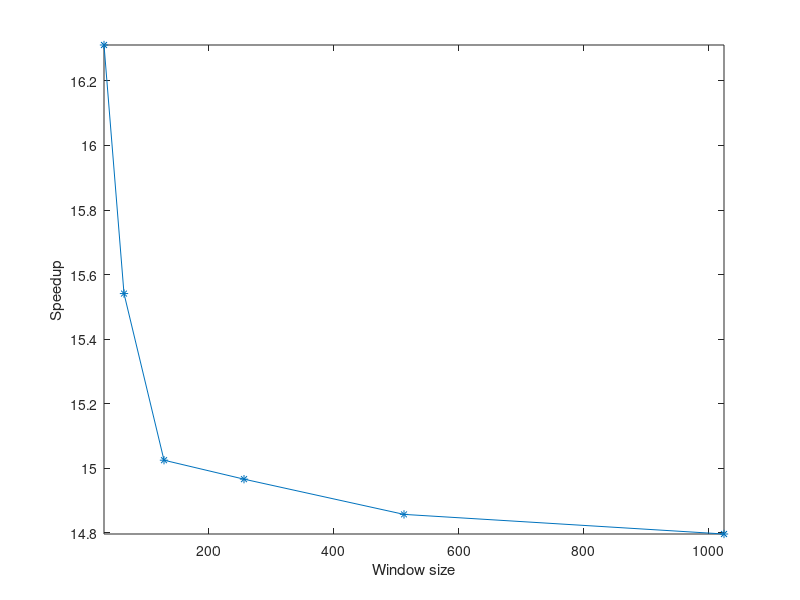
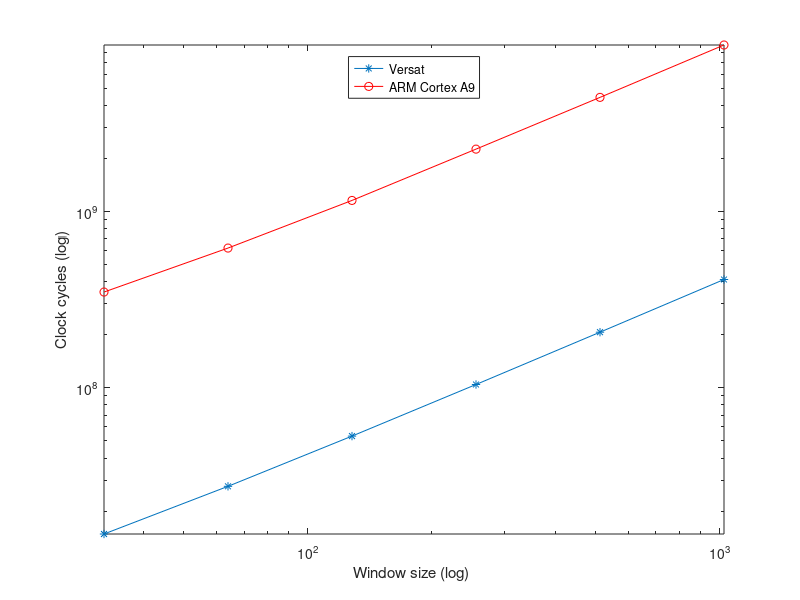
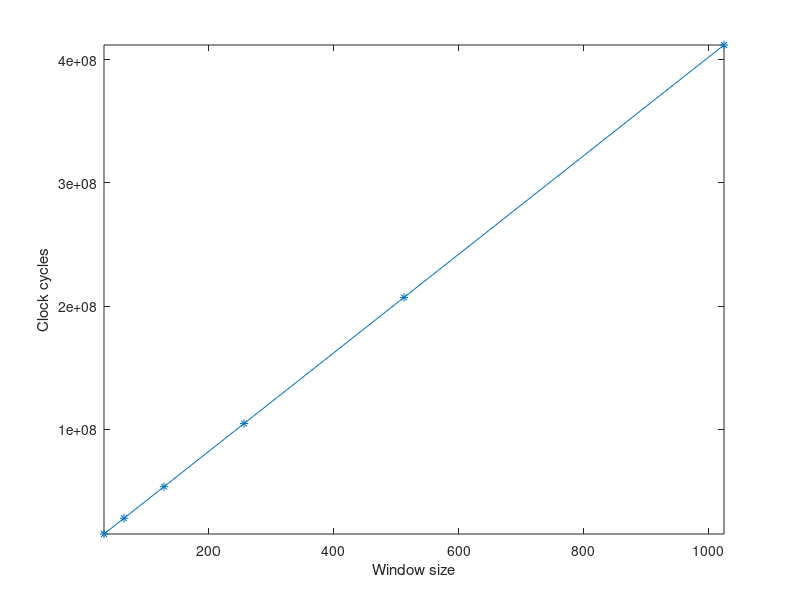
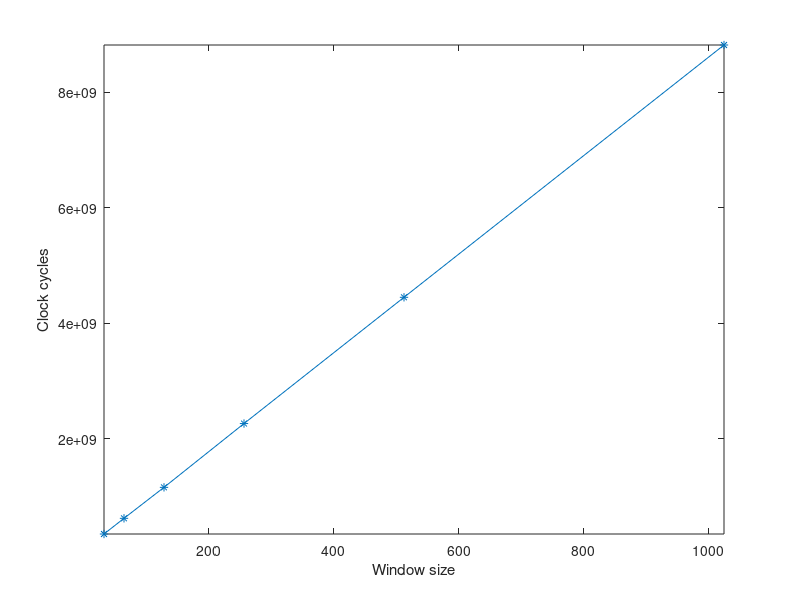

MATLAB code to generate these figures, in order:
close all
clear all

tev = 74771/31; % clock cycles to compute 6054pts
tea = 299046/31/1024;

windows = [32, 64, 128, 256, 512, 1024];

ta1 = [349753324, 621305206, 1157659142, 2262752938, 4449317338, 8819229790];

tv1 = zeros(1, size(windows,2));

Nx = 1004964; % 166*6054
Ntrsx = ceil(Nx/6054)

i = 1;
for Nw = windows
  %Nw
  %disp('')
  tv1(i) = 2*Ntrsx*6054 + Nw + tev*Nw*Ntrsx;
  speedup1(i) = ta1(i)/tv1(i)*553/800;
  i = i + 1;
end

windows
tv1
speedup1
mean(speedup1)


figure;
loglog(windows,tv1, '*-', windows, ta1, 'ro-');
%title("FFT");
xlabel("Window size (log) ");
ylabel("Clock cycles (log)");
axis tight;
h = legend('Versat','ARM Cortex A9');
legend(h, "location", "north");
%print -dpng Window.png

figure;
plot(windows,speedup1, '*-');
%title("FFT");
xlabel("Window size");
ylabel("Speedup");
axis tight;
%h = legend('Speedup');
%legend(h, "location", "north");
print -depsc speedupConv.eps

figure;
plot(windows,tv1, '*-');
%title("FFT");
xlabel("Window size");
ylabel("Clock cycles");
axis tight;
%h = legend('Versat');
%legend(h, "location", "north");
%print -dpng versatConv.png

figure;
plot(windows,ta1, '*-');
%title("FFT");
xlabel("Window size");
ylabel("Clock cycles");
axis tight;
%h = legend('ARM Cortex A9');
%legend(h, "location", "north");
%print -dpng armConv.png
